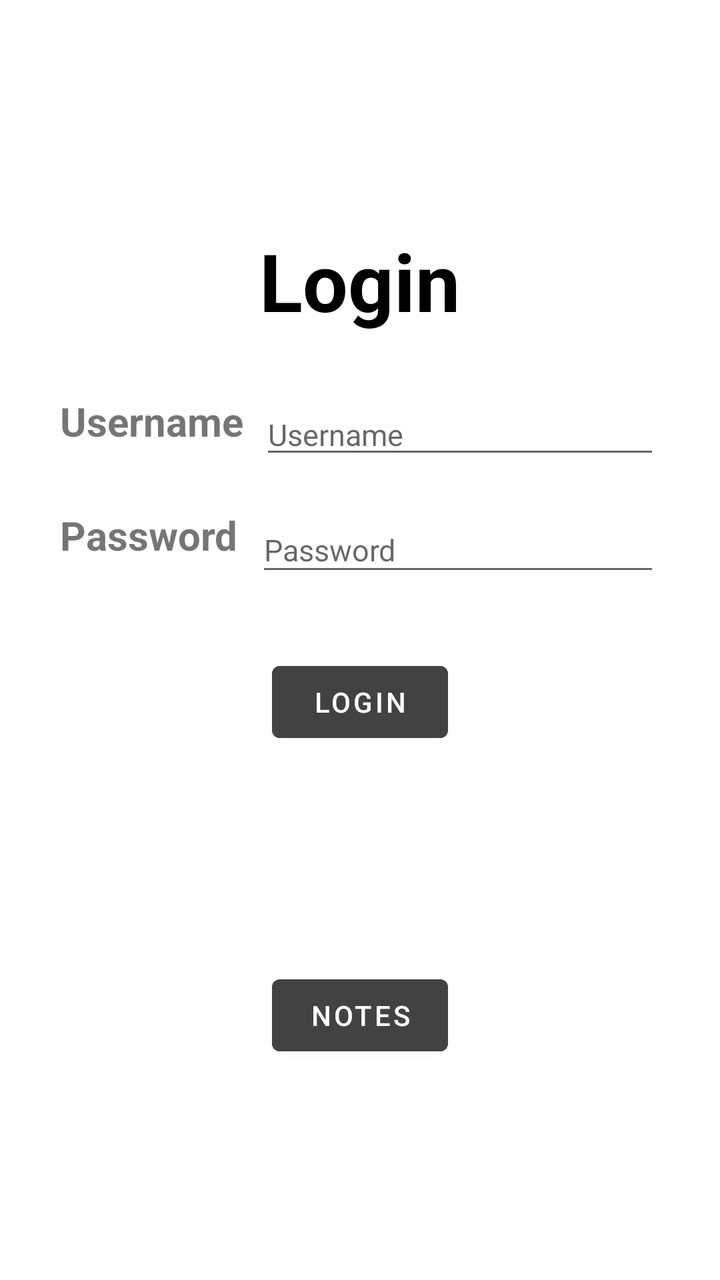
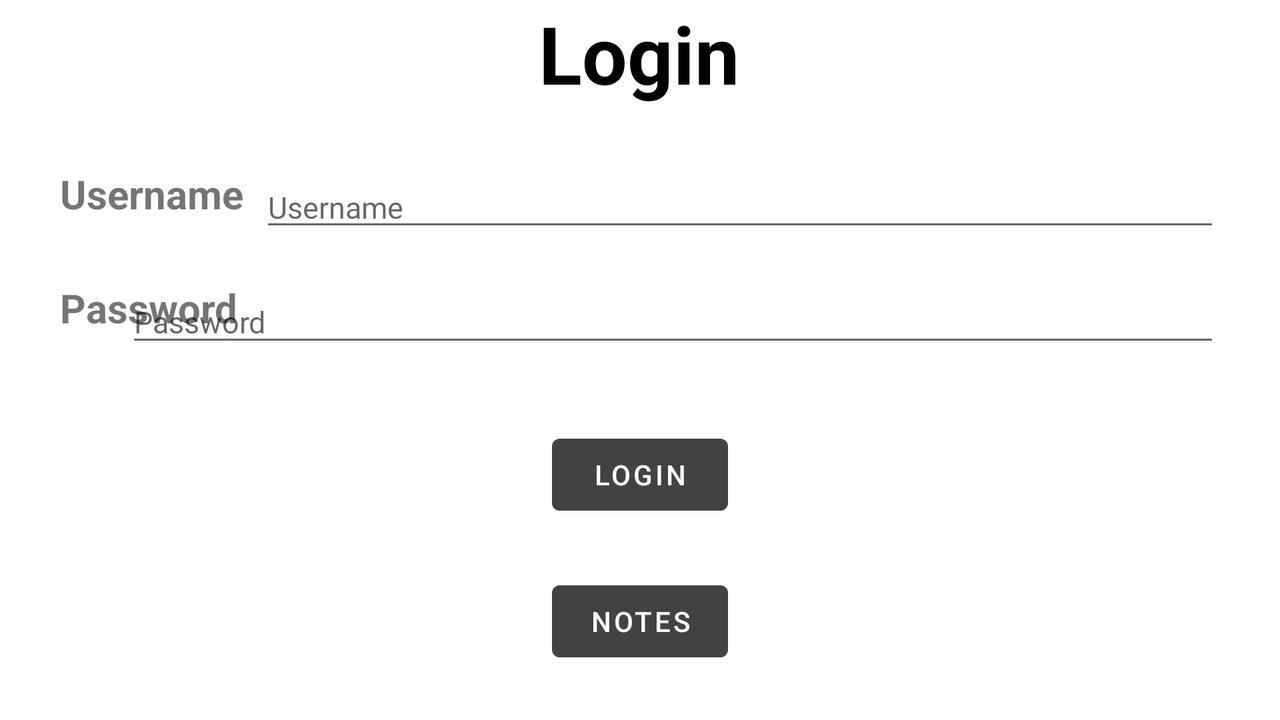

Two renders of one Android screen. The first uses the default layout on a phone; the second uses the alternative layout the repository ships for a different screen configuration, on a matching device. The two XML files are below.
<!-- AndroidManifest.xml: application theme Theme.CityProblems -->
<!-- res/layout/activity_login.xml -->
<?xml version="1.0" encoding="utf-8"?>
<androidx.constraintlayout.widget.ConstraintLayout xmlns:android="http://schemas.android.com/apk/res/android"
    xmlns:app="http://schemas.android.com/apk/res-auto"
    xmlns:tools="http://schemas.android.com/tools"
    android:layout_width="match_parent"
    android:layout_height="match_parent"
    tools:context=".MainActivity"
    android:background="@drawable/estrada">


    <TextView
        android:id="@+id/textView"
        android:layout_width="wrap_content"
        android:layout_height="wrap_content"
        android:layout_marginTop="80dp"
        android:text=""
        android:textColor="@color/black"
        android:textSize="25dp"
        android:textStyle="bold"
        app:layout_constraintEnd_toEndOf="parent"
        app:layout_constraintStart_toStartOf="parent"
        app:layout_constraintTop_toTopOf="parent" />

    <TextView
        android:id="@+id/textView2"
        android:layout_width="wrap_content"
        android:layout_height="wrap_content"
        android:text="@string/login_menu"
        android:textColor="@color/black"
        android:textSize="40dp"
        android:textStyle="bold"
        app:layout_constraintEnd_toEndOf="parent"
        app:layout_constraintHorizontal_bias="0.499"
        app:layout_constraintStart_toStartOf="parent"
        app:layout_constraintTop_toBottomOf="@+id/textView" />

    <TextView
        android:id="@+id/textView3"
        android:layout_width="wrap_content"
        android:layout_height="wrap_content"
        android:layout_marginStart="30dp"
        android:layout_marginLeft="30dp"
        android:layout_marginTop="30dp"
        android:text="@string/usernameLogin"
        android:textSize="20dp"
        android:textStyle="bold"
        app:layout_constraintStart_toStartOf="parent"
        app:layout_constraintTop_toBottomOf="@+id/textView2" />

    <EditText
        android:id="@+id/enterUsername"
        android:layout_width="match_parent"
        android:layout_height="wrap_content"
        android:inputType="textAutoComplete"
        android:hint="@string/usernameLogin"
        android:layout_marginLeft="130dp"
        android:layout_marginRight="30dp"
        android:textSize="15dp"
        app:layout_constraintStart_toStartOf="parent"
        app:layout_constraintTop_toTopOf="@+id/textView3" />

    <TextView
        android:id="@+id/textView4"
        android:layout_width="wrap_content"
        android:layout_height="wrap_content"
        android:layout_marginStart="30dp"
        android:layout_marginLeft="30dp"
        android:layout_marginTop="30dp"
        android:text="@string/passwordLogin"
        android:textSize="20dp"
        android:textStyle="bold"
        app:layout_constraintStart_toStartOf="parent"
        app:layout_constraintTop_toBottomOf="@+id/textView3" />

    <EditText
        android:id="@+id/enterPassword"
        android:layout_width="202dp"
        android:layout_height="39dp"
        android:layout_marginRight="30dp"
        android:hint="@string/passwordLogin"
        android:inputType="textPassword"
        android:textSize="15dp"
        app:layout_constraintEnd_toEndOf="parent"
        app:layout_constraintTop_toTopOf="@+id/textView4" />

    <Button
        android:id="@+id/buttonLogin"
        android:layout_width="wrap_content"
        android:layout_height="wrap_content"
        android:layout_marginTop="160dp"
        android:backgroundTint="@color/cardview_dark_background"
        android:text="@string/EfetuarLogin"
        app:layout_constraintEnd_toEndOf="parent"
        app:layout_constraintStart_toStartOf="parent"
        app:layout_constraintTop_toBottomOf="@+id/textView2" />

    <Button
        android:id="@+id/goToNotes"
        android:layout_width="wrap_content"
        android:layout_height="wrap_content"
        android:backgroundTint="@color/cardview_dark_background"
        android:text="@string/notes"
        app:layout_constraintBottom_toBottomOf="parent"
        app:layout_constraintEnd_toEndOf="parent"
        app:layout_constraintStart_toStartOf="parent"
        app:layout_constraintTop_toBottomOf="@+id/buttonLogin" />




</androidx.constraintlayout.widget.ConstraintLayout>
<!-- resources referenced by this layout -->
<resources>
  <string name="EfetuarLogin">Login</string>
  <string name="login_menu">Login</string>
  <string name="notes">Notes</string>
  <string name="passwordLogin">Password</string>
  <string name="usernameLogin">Username</string>
  <style name="Theme.CityProblems" parent="Theme.MaterialComponents.DayNight.DarkActionBar">
          
          <item name="colorPrimary">@color/purple_500</item>
          <item name="colorPrimaryVariant">@color/purple_700</item>
          <item name="colorOnPrimary">@color/white</item>
          
          <item name="colorSecondary">@color/teal_200</item>
          <item name="colorSecondaryVariant">@color/teal_700</item>
          <item name="colorOnSecondary">@color/black</item>
          
          <item name="android:statusBarColor" tools:targetApi="l">?attr/colorPrimaryVariant</item>
          
      </style>
</resources>
<!-- res/layout-land/activity_login.xml (the repository's variant of the layout above) -->
<!-- drawn on the phone turned sideways -->
<?xml version="1.0" encoding="utf-8"?>
<androidx.constraintlayout.widget.ConstraintLayout xmlns:android="http://schemas.android.com/apk/res/android"
    xmlns:app="http://schemas.android.com/apk/res-auto"
    xmlns:tools="http://schemas.android.com/tools"
    android:layout_width="match_parent"
    android:layout_height="match_parent"
    tools:context=".MainActivity"
    android:background="@drawable/estrada">















    <TextView
        android:id="@+id/textView2"
        android:layout_width="wrap_content"
        android:layout_height="wrap_content"
        android:text="@string/login_menu"
        android:textColor="@color/black"
        android:textSize="40dp"
        android:textStyle="bold"
        app:layout_constraintEnd_toEndOf="parent"
        app:layout_constraintHorizontal_bias="0.499"
        app:layout_constraintStart_toStartOf="parent"
        app:layout_constraintTop_toBottomOf="@+id/textView" />

    <TextView
        android:id="@+id/textView3"
        android:layout_width="wrap_content"
        android:layout_height="wrap_content"
        android:layout_marginTop="30dp"
        android:layout_marginLeft="30dp"
        android:textSize="20dp"
        android:textStyle="bold"
        android:text="@string/usernameLogin"
        app:layout_constraintStart_toStartOf="parent"
        app:layout_constraintTop_toBottomOf="@+id/textView2" />

    <EditText
        android:id="@+id/enterUsername"
        android:layout_width="match_parent"
        android:layout_height="wrap_content"
        android:inputType="textAutoComplete"
        android:hint="@string/usernameLogin"
        android:layout_marginLeft="130dp"
        android:layout_marginRight="30dp"
        android:textSize="15dp"
        app:layout_constraintStart_toStartOf="parent"
        app:layout_constraintTop_toTopOf="@+id/textView3" />

    <TextView
        android:id="@+id/textView4"
        android:layout_width="wrap_content"
        android:layout_height="wrap_content"
        android:layout_marginTop="30dp"
        android:layout_marginLeft="30dp"
        android:textSize="20dp"
        android:textStyle="bold"
        android:text="@string/passwordLogin"
        app:layout_constraintStart_toStartOf="parent"
        app:layout_constraintTop_toBottomOf="@+id/textView3" />

    <EditText
        android:id="@+id/enterPassword"
        android:layout_width="547dp"
        android:layout_height="38dp"
        android:layout_marginRight="30dp"
        android:hint="@string/passwordLogin"
        android:inputType="textPassword"
        android:textSize="15dp"
        app:layout_constraintEnd_toEndOf="parent"
        app:layout_constraintTop_toTopOf="@+id/textView4" />

    <Button
        android:id="@+id/buttonLogin"
        android:layout_width="wrap_content"
        android:layout_height="wrap_content"
        android:layout_marginTop="160dp"
        android:backgroundTint="@color/cardview_dark_background"
        android:text="@string/EfetuarLogin"
        app:layout_constraintEnd_toEndOf="parent"
        app:layout_constraintStart_toStartOf="parent"
        app:layout_constraintTop_toBottomOf="@+id/textView2" />

    <Button
        android:id="@+id/goToNotes"
        android:layout_width="wrap_content"
        android:layout_height="wrap_content"
        android:backgroundTint="@color/cardview_dark_background"
        android:text="@string/notes"
        app:layout_constraintBottom_toBottomOf="parent"
        app:layout_constraintEnd_toEndOf="parent"
        app:layout_constraintStart_toStartOf="parent"
        app:layout_constraintTop_toBottomOf="@+id/buttonLogin" />




</androidx.constraintlayout.widget.ConstraintLayout>
